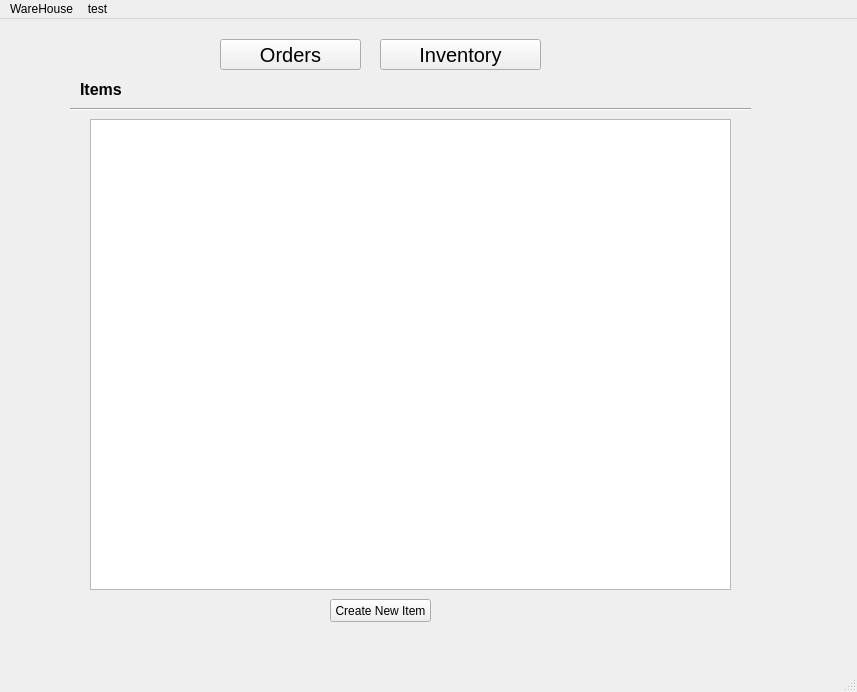
<?xml version="1.0" encoding="UTF-8"?>
<ui version="4.0">
 <class>MainWindow</class>
 <widget class="QMainWindow" name="MainWindow">
  <property name="geometry">
   <rect>
    <x>0</x>
    <y>0</y>
    <width>857</width>
    <height>692</height>
   </rect>
  </property>
  <property name="windowTitle">
   <string>MainWindow</string>
  </property>
  <widget class="QWidget" name="centralwidget">
   <widget class="QPushButton" name="buttonInventory">
    <property name="geometry">
     <rect>
      <x>380</x>
      <y>20</y>
      <width>161</width>
      <height>31</height>
     </rect>
    </property>
    <property name="font">
     <font>
      <pointsize>15</pointsize>
     </font>
    </property>
    <property name="text">
     <string>Inventory</string>
    </property>
   </widget>
   <widget class="QPushButton" name="buttonOrders">
    <property name="geometry">
     <rect>
      <x>220</x>
      <y>20</y>
      <width>141</width>
      <height>31</height>
     </rect>
    </property>
    <property name="font">
     <font>
      <pointsize>15</pointsize>
     </font>
    </property>
    <property name="text">
     <string>Orders</string>
    </property>
   </widget>
   <widget class="QWidget" name="gridLayoutWidget">
    <property name="geometry">
     <rect>
      <x>70</x>
      <y>60</y>
      <width>681</width>
      <height>571</height>
     </rect>
    </property>
    <layout class="QGridLayout" name="gridLayout">
     <item row="0" column="1">
      <widget class="QStackedWidget" name="stackedWidget">
       <property name="currentIndex">
        <number>1</number>
       </property>
       <widget class="QWidget" name="page">
        <widget class="QTreeWidget" name="treeItemWidget">
         <property name="geometry">
          <rect>
           <x>440</x>
           <y>160</y>
           <width>161</width>
           <height>371</height>
          </rect>
         </property>
         <column>
          <property name="text">
           <string notr="true">Ordered</string>
          </property>
          <property name="font">
           <font>
            <weight>75</weight>
            <bold>true</bold>
           </font>
          </property>
          <property name="background">
           <color>
            <red>85</red>
            <green>170</green>
            <blue>255</blue>
           </color>
          </property>
         </column>
        </widget>
        <widget class="QPushButton" name="buttonFinalOrder">
         <property name="geometry">
          <rect>
           <x>490</x>
           <y>540</y>
           <width>75</width>
           <height>23</height>
          </rect>
         </property>
         <property name="font">
          <font>
           <weight>50</weight>
           <bold>false</bold>
          </font>
         </property>
         <property name="text">
          <string>Mark order</string>
         </property>
        </widget>
        <widget class="QLabel" name="label_8">
         <property name="geometry">
          <rect>
           <x>10</x>
           <y>0</y>
           <width>111</width>
           <height>21</height>
          </rect>
         </property>
         <property name="font">
          <font>
           <pointsize>12</pointsize>
           <weight>75</weight>
           <bold>true</bold>
          </font>
         </property>
         <property name="text">
          <string>Orders</string>
         </property>
        </widget>
        <widget class="Line" name="line_2">
         <property name="geometry">
          <rect>
           <x>0</x>
           <y>20</y>
           <width>681</width>
           <height>20</height>
          </rect>
         </property>
         <property name="orientation">
          <enum>Qt::Horizontal</enum>
         </property>
        </widget>
        <widget class="Line" name="line">
         <property name="geometry">
          <rect>
           <x>400</x>
           <y>30</y>
           <width>20</width>
           <height>531</height>
          </rect>
         </property>
         <property name="orientation">
          <enum>Qt::Vertical</enum>
         </property>
        </widget>
        <widget class="QWidget" name="verticalLayoutWidget">
         <property name="geometry">
          <rect>
           <x>440</x>
           <y>40</y>
           <width>81</width>
           <height>91</height>
          </rect>
         </property>
         <layout class="QVBoxLayout" name="verticalLayout">
          <item>
           <widget class="QLabel" name="label">
            <property name="font">
             <font>
              <weight>75</weight>
              <bold>true</bold>
             </font>
            </property>
            <property name="text">
             <string>Order Id</string>
            </property>
           </widget>
          </item>
          <item>
           <widget class="QLineEdit" name="lineOrderId"/>
          </item>
          <item>
           <widget class="QLabel" name="label_2">
            <property name="font">
             <font>
              <weight>75</weight>
              <bold>true</bold>
             </font>
            </property>
            <property name="text">
             <string>Total Items</string>
            </property>
           </widget>
          </item>
          <item>
           <widget class="QLineEdit" name="lineNrItems"/>
          </item>
         </layout>
        </widget>
        <widget class="QLabel" name="label_10">
         <property name="geometry">
          <rect>
           <x>410</x>
           <y>0</y>
           <width>111</width>
           <height>21</height>
          </rect>
         </property>
         <property name="font">
          <font>
           <pointsize>12</pointsize>
           <weight>75</weight>
           <bold>true</bold>
          </font>
         </property>
         <property name="text">
          <string>Order Details</string>
         </property>
        </widget>
        <widget class="QLabel" name="label_3">
         <property name="geometry">
          <rect>
           <x>440</x>
           <y>140</y>
           <width>79</width>
           <height>15</height>
          </rect>
         </property>
         <property name="font">
          <font>
           <weight>75</weight>
           <bold>true</bold>
          </font>
         </property>
         <property name="text">
          <string>List of items</string>
         </property>
        </widget>
        <widget class="QPushButton" name="buttonNewOrder">
         <property name="geometry">
          <rect>
           <x>140</x>
           <y>540</y>
           <width>101</width>
           <height>21</height>
          </rect>
         </property>
         <property name="font">
          <font>
           <weight>50</weight>
           <bold>false</bold>
          </font>
         </property>
         <property name="text">
          <string>Make New Order</string>
         </property>
        </widget>
        <widget class="QWidget" name="gridLayoutWidget_2">
         <property name="geometry">
          <rect>
           <x>10</x>
           <y>60</y>
           <width>391</width>
           <height>471</height>
          </rect>
         </property>
         <layout class="QGridLayout" name="gridLayout_2">
          <item row="0" column="0">
           <widget class="QTableWidget" name="orderTableWidget"/>
          </item>
         </layout>
        </widget>
       </widget>
       <widget class="QWidget" name="page_2">
        <widget class="QPushButton" name="buttonNewItem">
         <property name="geometry">
          <rect>
           <x>260</x>
           <y>520</y>
           <width>101</width>
           <height>23</height>
          </rect>
         </property>
         <property name="text">
          <string>Create New Item</string>
         </property>
        </widget>
        <widget class="Line" name="line_3">
         <property name="geometry">
          <rect>
           <x>0</x>
           <y>20</y>
           <width>681</width>
           <height>20</height>
          </rect>
         </property>
         <property name="orientation">
          <enum>Qt::Horizontal</enum>
         </property>
        </widget>
        <widget class="QLabel" name="label_9">
         <property name="geometry">
          <rect>
           <x>10</x>
           <y>0</y>
           <width>111</width>
           <height>21</height>
          </rect>
         </property>
         <property name="font">
          <font>
           <pointsize>12</pointsize>
           <weight>75</weight>
           <bold>true</bold>
          </font>
         </property>
         <property name="text">
          <string>Items</string>
         </property>
        </widget>
        <widget class="QWidget" name="gridLayoutWidget_3">
         <property name="geometry">
          <rect>
           <x>20</x>
           <y>40</y>
           <width>641</width>
           <height>471</height>
          </rect>
         </property>
         <layout class="QGridLayout" name="gridLayout_3">
          <item row="0" column="0">
           <widget class="QTableWidget" name="tableWidgetItems"/>
          </item>
         </layout>
        </widget>
       </widget>
      </widget>
     </item>
    </layout>
   </widget>
  </widget>
  <widget class="QStatusBar" name="statusbar"/>
  <widget class="QMenuBar" name="menubar">
   <property name="geometry">
    <rect>
     <x>0</x>
     <y>0</y>
     <width>857</width>
     <height>21</height>
    </rect>
   </property>
   <widget class="QMenu" name="menuWareHouse">
    <property name="title">
     <string>WareHouse</string>
    </property>
   </widget>
   <widget class="QMenu" name="menutest">
    <property name="title">
     <string>test</string>
    </property>
   </widget>
   <addaction name="menuWareHouse"/>
   <addaction name="menutest"/>
  </widget>
 </widget>
 <resources/>
 <connections/>
</ui>
